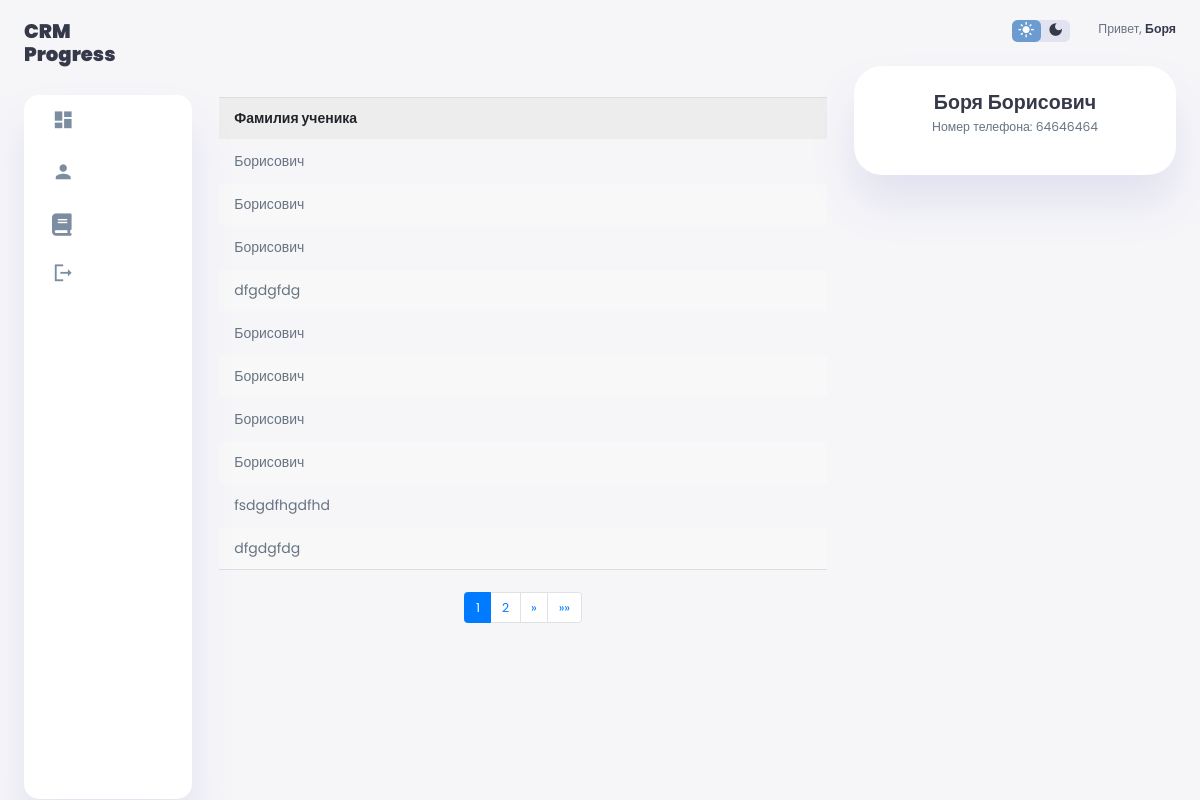
Screenshot of /attendance_list/ (signed in) with the database file from the repository.
### core/models.py (models this page shows, shortened)
class Attendance(models.Model):
    student = models.ForeignKey(Student, on_delete=models.CASCADE, null = True)
    date = models.DateTimeField(auto_now_add=True)
    class Meta:
        verbose_name = 'Посещаемость'
        verbose_name_plural = 'Посещаемость'

class Student(models.Model):
    class StudentStatus(models.TextChoices):
        ACTIVE = 'active' , 'Активный'
        ARCHIVED = 'archived', 'Архивный'
    user = models.OneToOneField(User, verbose_name='Пользователь', on_delete=models.CASCADE)
    status = models.CharField(choices=StudentStatus.choices,  max_length=20, verbose_name='Статус')
    phone = models.CharField(max_length=255, verbose_name='Номер телефона')
    qr_code = models.ImageField(upload_to= 'students_qr/', blank=True)
    code = models.CharField(max_length=20, blank=True)
    class Meta:
        verbose_name = 'Ученик'
        verbose_name_plural = 'Ученики'

### core/views.py (the view)
# urls.py: path('attendance_list/', views.attendance_list, name = 'attendance_list'),
def attendance_list(request):
    attendances = Attendance.objects.all()
    sort_by = request.GET.get('sort_by')
    if sort_by == 'old_to_new':
        attendances = attendances.order_by('date')
    elif sort_by == 'new_to_old':
        attendances = attendances.order_by('-date')
    sort_by_letter = request.GET.get('sort_by_letter')
    if sort_by_letter == 'a_to_z':
        attendances = attendances.order_by('student__user__last_name')
    elif sort_by_letter == 'z_to_a':
        attendances = attendances.order_by('-student__user__last_name')
    page_number = request.GET.get('page')
    paginator = Paginator(attendances, 10)  # 10 записей на странице
    try:
        attendances = paginator.page(page_number)
    except PageNotAnInteger:
        attendances = paginator.page(1)
    except EmptyPage:
        attendances = paginator.page(paginator.num_pages)
    return render(request, 'attendance_list.html', {'attendances': attendances})

### core/templates/attendance_list.html (shortened to what this page needs)
{% extends 'index.html' %}
{% block content %}
<!DOCTYPE html>
<html lang="en">
<head>
</head>
<body>
<table class="table">
  <thead>
      <tr>
          <th>Фамилия ученика</th>
      </tr>
  </thead>
  <tbody>
      {% for attendance in attendances %}
      <tr>
          <td>{{ attendance.student.user.last_name }}</td>
      </tr>
      {% endfor %}
  </tbody>
</table>
<nav aria-label="Page navigation example">
  <ul class="pagination" style="display: flex; justify-content: center;">
    {% for page_num in attendances.paginator.page_range %}
    <li class="page-item {% if page_num == attendances.number %}active{% endif %}">
      <a class="page-link" href="?page={{ page_num }}">{{ page_num }}</a>
    </li>
    {% endfor %}
    {% if attendances.has_next %}
    <li class="page-item">
      <a class="page-link" href="?page={{ attendances.next_page_number }}" aria-label="Next">
        <span aria-hidden="true">&raquo;</span>
      </a>
    </li>
    <li class="page-item">
      <a class="page-link" href="?page={{ attendances.paginator.num_pages }}" aria-label="Last">
        <span aria-hidden="true">&raquo;&raquo;</span>
      </a>
    </li>
    {% endif %}
  </ul>
</nav>
</body>
</html>
{% endblock %}

### core/templates/index.html (shortened to what this page needs)
{% load static %}
<!DOCTYPE html>
<html lang="en">
<head>
    <link rel="stylesheet" href="https://cdn.jsdelivr.net/npm/bootstrap@4.3.1/dist/css/bootstrap.min.css">
    <link rel="stylesheet" href="{% static 'css/style.css'%}">
</head>
<body>
    {% if not request.user.is_authenticated %}
    <p style="text-align: center; text-align: center;">Вы не вошли в аккаунт</p>
    {% else %}
    <div class="container-custom">
        <aside>
            <div class="toggle">
                <div class="logo-custom">
                    <h2><b>CRM</b><span class="danger"> <br><b>Progress</b></span></h2>
                </div>
            </div>
            <div class="sidebar-custom">
                <a href="{% url 'home' %}" {% if request.path == '/' %} class="active" {% endif %}>
                    <span class="material-icons-sharp">
                    </span>
                </a>
                <a href="{% url 'profile' request.user.id %}" {% if "profile/" in request.path and request.path|slice:'9:' %} class="active" {% endif %}>
                    <span class="material-icons-sharp">
                    </span>
                </a>
                    <a href="{% url 'course_list' %}" {% if request.path == '/course_list' %} class="active" {% endif %}>
                        <span class="material-icons-sharp">
                            <i class="fa-solid fa-book"></i>
                        </span>
                    </a>
                <a href="{% url 'logout' %}">
                    <span class="material-icons-sharp">
                    </span>
                </a>
            </div>
        </aside>
            <main>
                {% block content %}{% endblock %}
            </main>
        <div class="right-section-custom">
            <div class="nav-custom">
                <div class="dark-mode">
                    <span class="material-icons-sharp active">
                    </span>
                    <span class="material-icons-sharp">
                    </span>
                </div>
                <div class="profile">
                    <div class="info">
                        <p>Привет, <b>{{user.first_name}}</b></p>
                    </div>
                </div>
            </div>
            <div class="user-profile-custom">
                <div class="logo-custom">
                    <h2>{{ user.first_name }} {{ user.last_name }}</h2>
                {% if user.employee %}
                    <p>Должность: {{ user.employee.get_position_display }}</p>
                    <p>Номер телефона: {{user.employee.phone}}</p>
                    {% else %}
                    <p>Номер телефона: {{user.student.phone}}</p>
                {% endif %}
                </div>
            </div>
    </div>
    {% endif%}
</body>
</html>

### core/static/css/style.css (style rules this page uses)
:root { --color-primary: #6C9BCF; --color-danger: #FF0060; --color-success: #1B9C85; --color-warning: #F7D060; --color-white: #fff; --color-info-dark: #7d8da1; --color-dark: #363949; --color-light: rgba(132, 139, 200, 0.18); --color-dark-variant: #677483; --color-background: #f6f6f9; --card-border-radius: 2rem; --border-radius-1: 0.4rem; --border-radius-2: 1.2rem; --card-padding: 1.8rem; --padding-1: 1.2rem; --box-shadow: 0 2rem 3rem var(--color-light); }
* { margin: 0; padding: 0; outline: 0; appearance: 0; border: 0; text-decoration: none; box-sizing: border-box; }
html { font-size: 14px; }
body { width: 100vw; height: 100vh; font-family: 'Poppins', sans-serif; font-size: 0.88rem; user-select: none; overflow-x: hidden; color: var(--color-dark); background-color: var(--color-background); }
a { color: var(--color-dark); }
h2 { font-weight: 600; font-size: 1.4rem; }
p { color: var(--color-dark-variant); }
b { color: var(--color-dark); }
.danger { color: var(--color-danger); }
.container-custom { display: grid; width: 96%; margin: 0 auto; gap: 1.8rem; grid-template-columns: 12rem auto 23rem; }
aside { height: 100vh; }
aside .toggle { display: flex; align-items: center; justify-content: space-between; margin-top: 1.4rem; }
aside .toggle .logo-custom { display: flex; gap: 0.5rem; }
aside .sidebar-custom { display: flex; flex-direction: column; background-color: var(--color-white); box-shadow: var(--box-shadow); border-radius: 15px; height: 88vh; position: relative; top: 1.5rem; transition: all 0.3s ease; }
aside .sidebar-custom a { display: flex; align-items: center; color: var(--color-info-dark); height: 3.7rem; gap: 1rem; position: relative; margin-left: 2rem; transition: all 0.3s ease; }
aside .sidebar-custom a span { font-size: 1.6rem; transition: all 0.3s ease; }
aside .sidebar-custom a:last-child { position: absolute; bottom: 2rem; width: 100%; }
main { margin-top: 1.4rem; }
main table tbody td { height: 2.8rem; border-bottom: 1px solid var(--color-light); color: var(--color-dark-variant); }
main table tbody tr:last-child td { border: none; }
.right-section-custom { margin-top: 1.4rem; }
.right-section-custom .nav-custom { display: flex; justify-content: end; gap: 2rem; }
.right-section-custom .dark-mode { background-color: var(--color-light); display: flex; justify-content: space-between; align-items: center; height: 1.6rem; width: 4.2rem; cursor: pointer; border-radius: var(--border-radius-1); }
.right-section-custom .dark-mode span { font-size: 1.2rem; width: 50%; height: 100%; display: flex; align-items: center; justify-content: center; }
.right-section-custom .dark-mode span.active { background-color: var(--color-primary); color: white; border-radius: var(--border-radius-1); }
.right-section-custom .nav-custom .profile { display: flex; gap: 2rem; text-align: right; }
.right-section-custom .user-profile-custom { display: flex; justify-content: center; text-align: center; margin-top: 1rem; background-color: var(--color-white); padding: var(--card-padding); border-radius: var(--card-border-radius); box-shadow: var(--box-shadow); cursor: pointer; transition: all 0.3s ease; }
.right-section-custom .user-profile-custom h2 { margin-bottom: 0.2rem; }
@media screen and (max-width: 1200px) { aside .sidebar-custom a { width: 5.6rem; } }
@media screen and (max-width: 1200px) { aside .sidebar-custom a:last-child { position: relative; margin-top: 1.8rem; } }
table { border-collapse: collapse; width: 100%; }
th, td { border: 1px solid #ddd; padding: 8px; text-align: left; }
th { background-color: #f2f2f2; }
:root { --custom-color-primary: #6C9BCF; }
:root { --bs-primary: var(--custom-color-primary); }

### core/templates/attendance_list.html (style rules this page uses)
.table { margin-top: 75px; width: 100%; border: none; margin-bottom: 20px; border-collapse: separate; }
.table thead th { font-weight: bold; text-align: left; border: none; padding: 10px 15px; background: #EDEDED; font-size: 14px; border-top: 1px solid #ddd; }
.table tbody td { text-align: left; border: none; padding: 10px 15px; font-size: 14px; vertical-align: top; }
.table tbody tr:nth-child(even) { background: #F8F8F8; }
.table tbody tr:last-child td { border-bottom: 1px solid #ddd; }

### rows the page displays
Attendance: student.user.last_name "Борисович"
Attendance: student.user.last_name "Борисович"
Attendance: student.user.last_name "Борисович"
Attendance: student.user.last_name "dfgdgfdg"
Attendance: student.user.last_name "Борисович"
Attendance: student.user.last_name "Борисович"
Attendance: student.user.last_name "Борисович"
Attendance: student.user.last_name "Борисович"
Attendance: student.user.last_name "fsdgdfhgdfhd"
Attendance: student.user.last_name "dfgdgfdg"

### other values shown
{{ page_num }} "1" "2"
{{ user.first_name }} "Боря"
{{ user.last_name }} "Борисович"
{{ user.student.phone }} "64646464"
